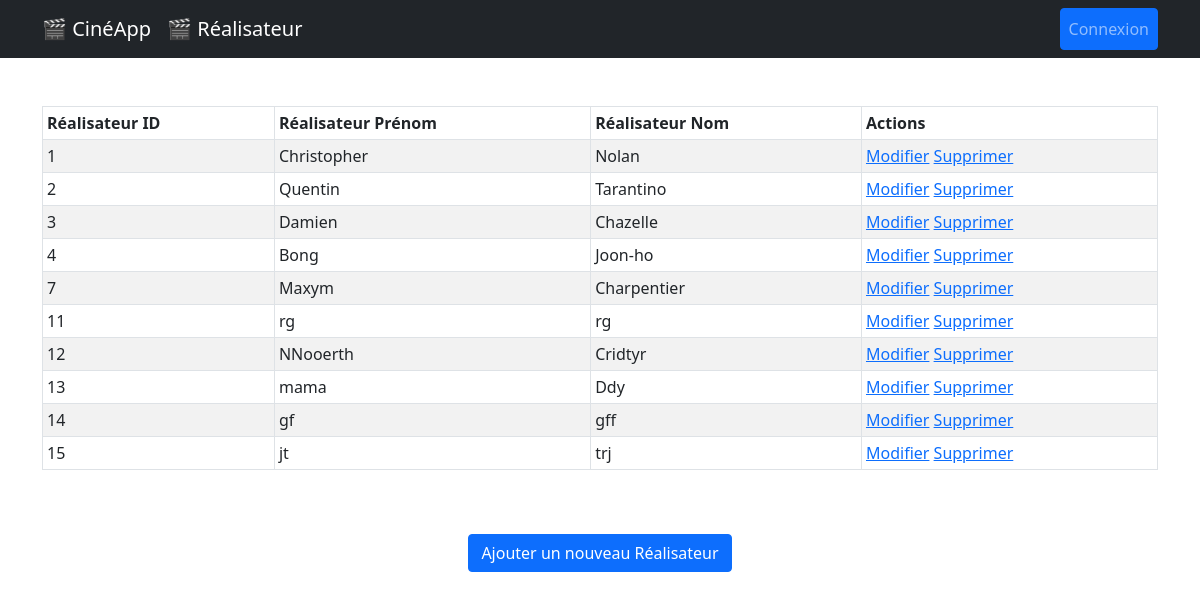
/realisateur/, run on an earlier commit of the app's database.
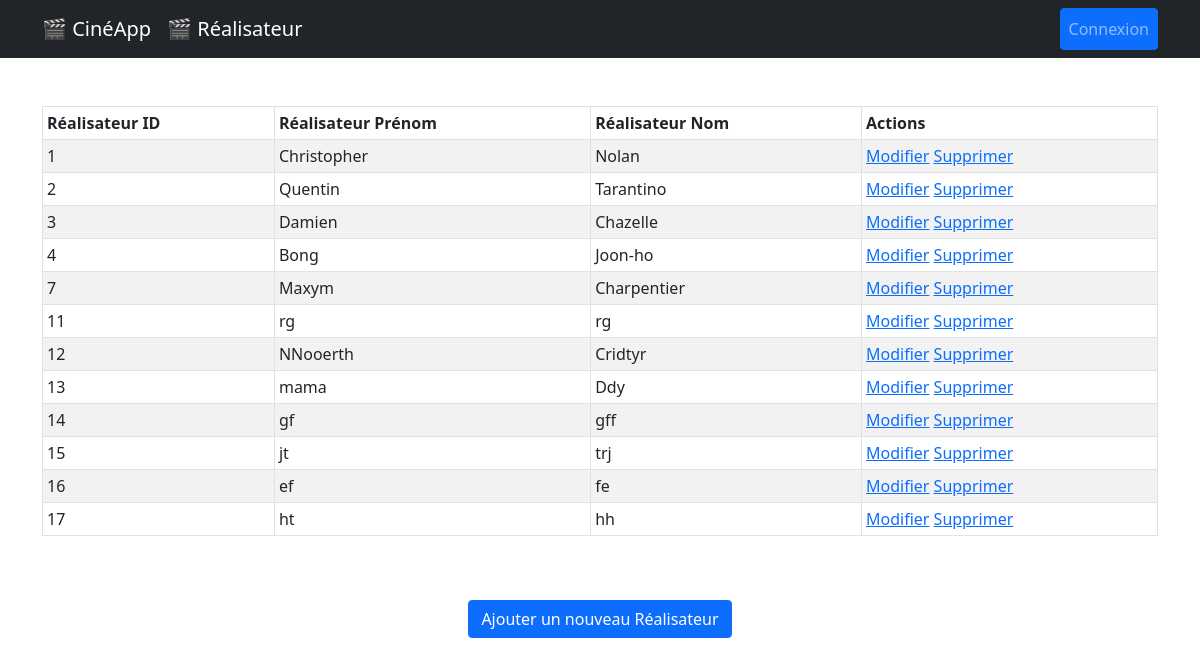
And on a later commit of the database.
### lesFilms/models.py (models this page shows, shortened)
class Realisateur(models.Model):
    nom = models.CharField(max_length=250)
    prenom = models.CharField(max_length=250)

### lesFilms/views.py (the view)
# urls.py: path("realisateur/", views.RealisateurListView.as_view(), name="realisateur_list"),
class RealisateurListView(ListView):
    model = Realisateur
    template_name = (
        "lesFilms/realisateur/realisateur_list.html"  # Nom du template à utiliser
    )
    context_object_name = (
        "realisateurs"  # Nom de la variable à utiliser dans le template
    )

### lesFilms/templates/lesFilms/realisateur/realisateur_list.html (shortened to what this page needs)
{% extends "lesFilms/base.html" %}
{% block content %}
<table class="table table-striped table-bordered table-sm">
  <thead class="thead-dark">
    <tr>
      <th>Réalisateur ID</th>
      <th>Réalisateur Prénom</th>
      <th>Réalisateur Nom</th>
      <th>Actions</th>
    </tr>
  </thead>
  <tbody>
    {% for realisateur in realisateurs %}
    <tr>
      <td>{{ realisateur.id }}</td>
      <td>{{ realisateur.prenom }}</td>
      <td>{{ realisateur.nom }}</td>
      <td>
        <a href="{% url 'realisateur_edit' realisateur.id %}"
          ><span class="glyphicon glyphicon-pencil">Modifier</span></a
        >
        <a
          href="#"
          data-bs-toggle="modal"
          data-bs-target="#deleteModal"
          data-url="{% url 'realisateur_delete' realisateur.id %}"
          class="open-deleteModal"
          >Supprimer</a
        >
      </td>
    </tr>
    {% endfor %}
  </tbody>
</table>
<br />
<br />
<div class="justify-content-center d-flex">
  <a href="{% url 'realisateur_add' %}" class="btn btn-primary"
    >Ajouter un nouveau Réalisateur</a
  >
</div>
{% endblock %}

### lesFilms/templates/lesFilms/base.html (shortened to what this page needs)
<!DOCTYPE html>
<html lang="fr">
  <head>
    {% load static %}
    <link
      href="https://cdn.jsdelivr.net/npm/bootstrap@5.0.2/dist/css/bootstrap.min.css"
      rel="stylesheet"
    />
    <link rel="stylesheet" href="{% static 'css/style.css' %}" />
  </head>
  <body>
    <nav class="navbar navbar-expand-lg navbar-dark bg-dark">
      <div class="container">
        <a class="navbar-brand" href="{% url 'film_list' %}">🎬 CinéApp</a>
        <a class="navbar-brand" href="{% url 'realisateur_list' %}">🎬 Réalisateur</a>
        <div
          class="collapse navbar-collapse justify-content-end"
          id="navbarNav"
        >
          <ul class="navbar-nav">
            <li class="nav-item">
              <a class="nav-link btn btn-primary" href="#">Connexion</a>
            </li>
          </ul>
        </div>
      </div>
    </nav>
    <div class="container mt-5">
      {% block content %}{% endblock %}
    </div>
  </body>
</html>

What changed in the data, as far as the page shows it:
added Realisateur: id "16", prenom "ef", nom "fe"
added Realisateur: id "17", prenom "ht", nom "hh"
